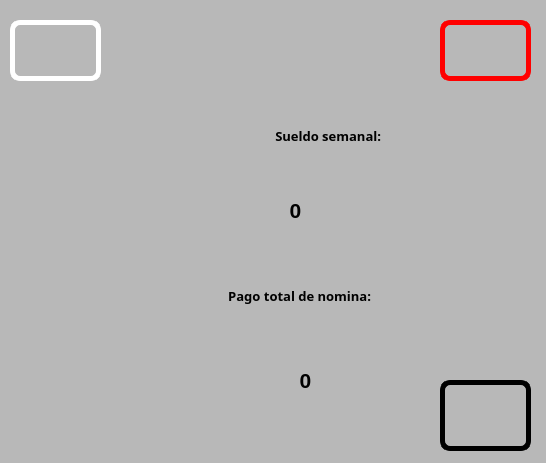
<?xml version="1.0" encoding="UTF-8"?>
<ui version="4.0">
 <class>Dialog</class>
 <widget class="QDialog" name="Dialog">
  <property name="geometry">
   <rect>
    <x>0</x>
    <y>0</y>
    <width>546</width>
    <height>463</height>
   </rect>
  </property>
  <property name="windowTitle">
   <string>Dialog</string>
  </property>
  <property name="styleSheet">
   <string notr="true">background-color: rgb(184, 184, 184);</string>
  </property>
  <widget class="QLabel" name="label">
   <property name="geometry">
    <rect>
     <x>150</x>
     <y>100</y>
     <width>231</width>
     <height>71</height>
    </rect>
   </property>
   <property name="font">
    <font>
     <family>Rockwell Extra Bold</family>
     <pointsize>10</pointsize>
     <weight>75</weight>
     <bold>true</bold>
    </font>
   </property>
   <property name="text">
    <string>Sueldo semanal:</string>
   </property>
   <property name="alignment">
    <set>Qt::AlignRight|Qt::AlignTrailing|Qt::AlignVCenter</set>
   </property>
  </widget>
  <widget class="QLabel" name="txt_sueldosemanal">
   <property name="geometry">
    <rect>
     <x>120</x>
     <y>190</y>
     <width>351</width>
     <height>41</height>
    </rect>
   </property>
   <property name="font">
    <font>
     <pointsize>16</pointsize>
     <weight>75</weight>
     <bold>true</bold>
    </font>
   </property>
   <property name="text">
    <string>0</string>
   </property>
   <property name="alignment">
    <set>Qt::AlignCenter</set>
   </property>
  </widget>
  <widget class="QLabel" name="label_3">
   <property name="geometry">
    <rect>
     <x>10</x>
     <y>20</y>
     <width>91</width>
     <height>61</height>
    </rect>
   </property>
   <property name="styleSheet">
    <string notr="true">border: 5px solid white;
border-radius: 10px;</string>
   </property>
   <property name="text">
    <string/>
   </property>
   <property name="pixmap">
    <pixmap resource="../../recursos.qrc">:/Logos/Imagenes/logo uat.jpg</pixmap>
   </property>
   <property name="scaledContents">
    <bool>true</bool>
   </property>
  </widget>
  <widget class="QLabel" name="label_4">
   <property name="geometry">
    <rect>
     <x>440</x>
     <y>20</y>
     <width>91</width>
     <height>61</height>
    </rect>
   </property>
   <property name="styleSheet">
    <string notr="true">border: 5px solid red;
border-radius: 10px;</string>
   </property>
   <property name="text">
    <string/>
   </property>
   <property name="pixmap">
    <pixmap resource="../../recursos.qrc">:/Logos/Imagenes/logo fians.jpg</pixmap>
   </property>
   <property name="scaledContents">
    <bool>true</bool>
   </property>
  </widget>
  <widget class="QLabel" name="label_6">
   <property name="geometry">
    <rect>
     <x>440</x>
     <y>380</y>
     <width>91</width>
     <height>71</height>
    </rect>
   </property>
   <property name="styleSheet">
    <string notr="true">border: 5px solid black;
border-radius: 10px;</string>
   </property>
   <property name="text">
    <string/>
   </property>
   <property name="pixmap">
    <pixmap resource="../../recursos.qrc">:/Logos/Imagenes/equipo.jpeg</pixmap>
   </property>
   <property name="scaledContents">
    <bool>true</bool>
   </property>
  </widget>
  <widget class="QLabel" name="label_2">
   <property name="geometry">
    <rect>
     <x>140</x>
     <y>260</y>
     <width>231</width>
     <height>71</height>
    </rect>
   </property>
   <property name="font">
    <font>
     <family>Rockwell Extra Bold</family>
     <pointsize>10</pointsize>
     <weight>75</weight>
     <bold>true</bold>
    </font>
   </property>
   <property name="text">
    <string>Pago total de nomina:</string>
   </property>
   <property name="alignment">
    <set>Qt::AlignRight|Qt::AlignTrailing|Qt::AlignVCenter</set>
   </property>
  </widget>
  <widget class="QLabel" name="txt_totalnomina">
   <property name="geometry">
    <rect>
     <x>130</x>
     <y>360</y>
     <width>351</width>
     <height>41</height>
    </rect>
   </property>
   <property name="font">
    <font>
     <pointsize>16</pointsize>
     <weight>75</weight>
     <bold>true</bold>
    </font>
   </property>
   <property name="text">
    <string>0</string>
   </property>
   <property name="alignment">
    <set>Qt::AlignCenter</set>
   </property>
  </widget>
  <zorder>txt_totalnomina</zorder>
  <zorder>label</zorder>
  <zorder>txt_sueldosemanal</zorder>
  <zorder>label_3</zorder>
  <zorder>label_4</zorder>
  <zorder>label_6</zorder>
  <zorder>label_2</zorder>
 </widget>
 <resources>
  <include location="../../recursos.qrc"/>
 </resources>
 <connections/>
</ui>
